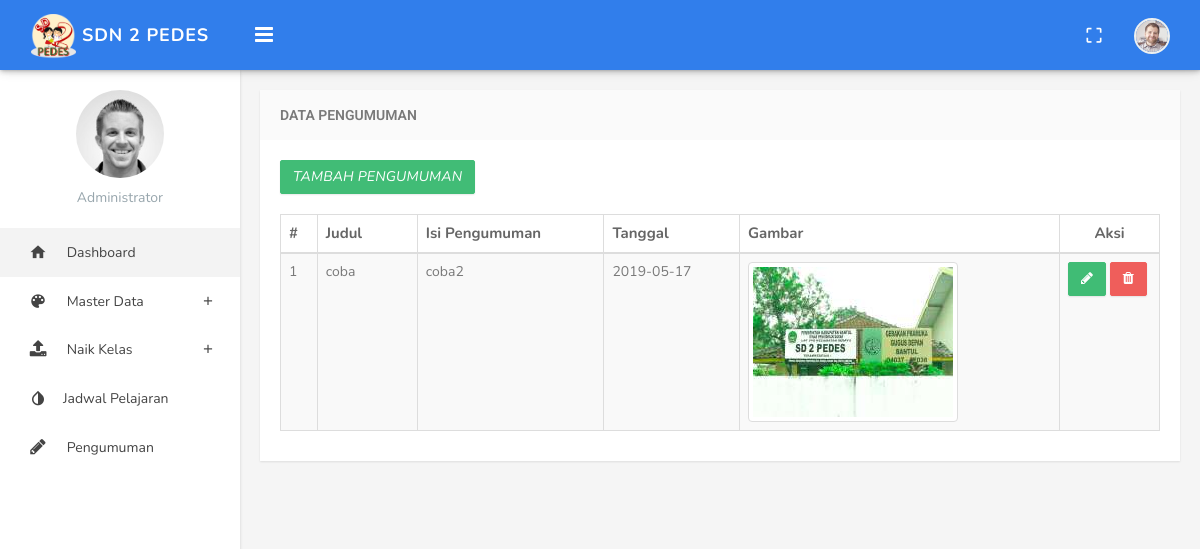
Page /index.php/admin/pengumuman/tampil_peng on the earlier database version.
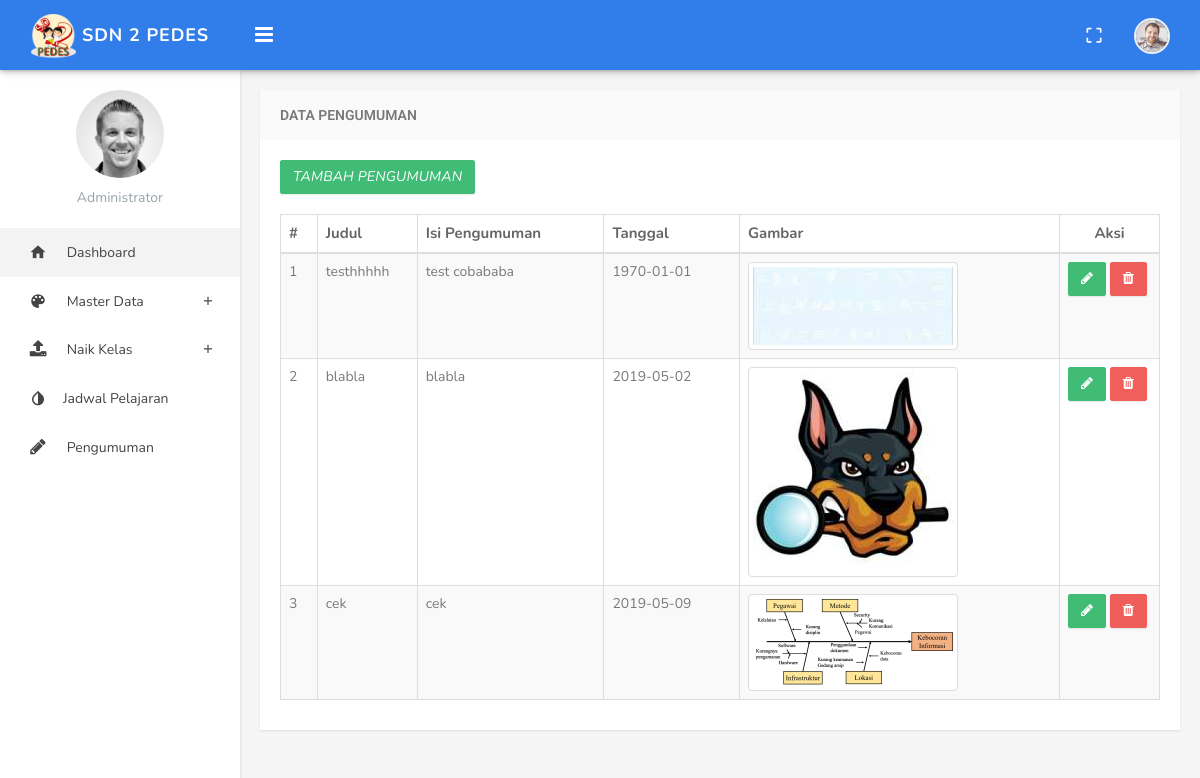
Same page on the later database version.
### tables this page shows
CREATE TABLE `pengumuman` (
  `id_pengumuman` int(11) NOT NULL,
  `judul` text NOT NULL,
  `isi` text NOT NULL,
  `tanggal` varchar(20) NOT NULL,
  `gambar` varchar(100) NOT NULL
);

### application/controllers/admin/Pengumuman.php (called while the page is built, shortened)
<?php
class Pengumuman extends CI_Controller
{
	public function __construct()
	{
		$this->load->model('M_data');
	}
public function tampil_peng(){
		$data['pengumuman']=$this->M_data->GetData('pengumuman');
		$this->load->view('admin/pengumuman/v_datapeng',$data);
	}
}

### index.php (called while the page is built, shortened)
<?php
require_once BASEPATH.'core/CodeIgniter.php';

### application/models/m_data.php (called while the page is built, shortened)
<?php
class M_data extends CI_Model{
	public function GetData($table){
		$res=$this->db->get($table);
		return $res->result();
	}
}

### application/views/admin/pengumuman/v_datapeng.php (the view, shortened to what this page needs)
<!DOCTYPE html>
<html>
<head>
</head>
<body class="fixed-left">
    <div id="wrapper">
        <div class="content-page">
			<div class="content">
				<div class="container">
					<div class="row">
						<div class="col-md-12">
							<div class="panel panel-default">
								<div class="panel-heading">
									<h3 class="panel-title">Data Pengumuman</h3>
								</div>
								<div class="panel-body">
									<a  href="<?php echo base_url()."admin/pengumuman/tambah_peng";?>" class="btn btn-success" style="margin-bottom: 20px;"><i aria-hidden="true">TAMBAH PENGUMUMAN</i></a>
									<table class=" table table-bordered table-striped" id="dataTables">
										<thead>
											<tr>
												<th>#</th>
												<th width="100">Judul</th>
												<th>Isi Pengumuman</th>
												<th>Tanggal</th>
												<th>Gambar</th>
												<th width="80"><center>Aksi</center></th>
											</tr>
										</thead>
										<tbody>
											<tr>
												<?php
												$no = 1;
												foreach ($pengumuman as $p):?>
												<td><?php echo $no++;?></td>
												<td><?php echo $p->judul;?></td>
												<td><?php echo $p->isi;?></td>
												<td><?php echo $p->tanggal;?></td>
												<td><img src="<?php echo base_url().'assets/img/upload/'.$p->gambar;?>" class="img-thumbnail" style="width:500; height: 500;" alt="Image"/></td>
												<td width="100">
                									<a href="<?php echo base_url().'admin/pengumuman/edit_peng/'.$p->id_pengumuman;?>" class="btn btn-success"><i class="fa fa-pencil" aria-hidden="true"></i></a>
													<a href="<?php echo base_url().'admin/pengumuman/delete_peng/'.$p->id_pengumuman;?>" class="btn btn-danger"><i class="fa fa-trash" aria-hidden="true"></i></a>
												</td>
											</tr>
											<?php endforeach; ?>
										</tbody>
									</table>
								</div>
							</div>
						</div>
						</div>
					</div>
				</div>
			</div>
		</div>
</body>
</html>

Differences in the rows shown:
removed pengumuman: judul "coba", isi "coba2", tanggal "2019-05-17", gambar (picture)
added pengumuman: judul "testhhhhh", isi "test cobababa", tanggal "1970-01-01", gambar (picture)
added pengumuman: judul "blabla", isi "blabla", tanggal "2019-05-02", gambar (picture)
added pengumuman: judul "cek", isi "cek", tanggal "2019-05-09", gambar (picture)
